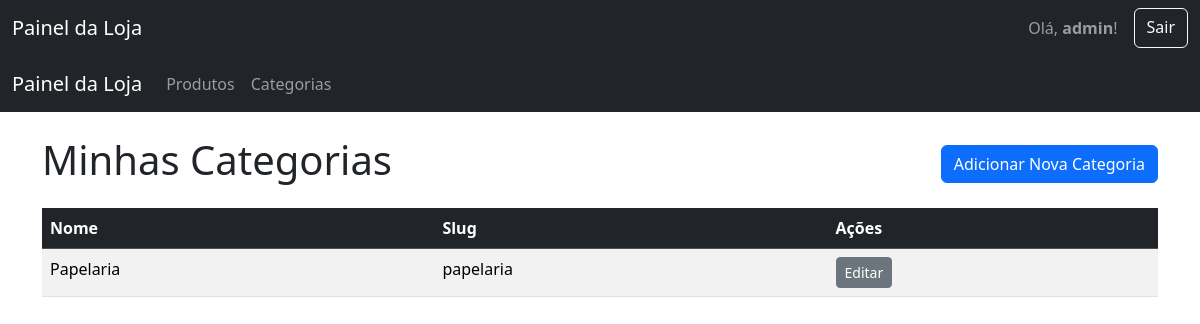
The page /painel/categorias/ (signed in) on the database as committed earlier.
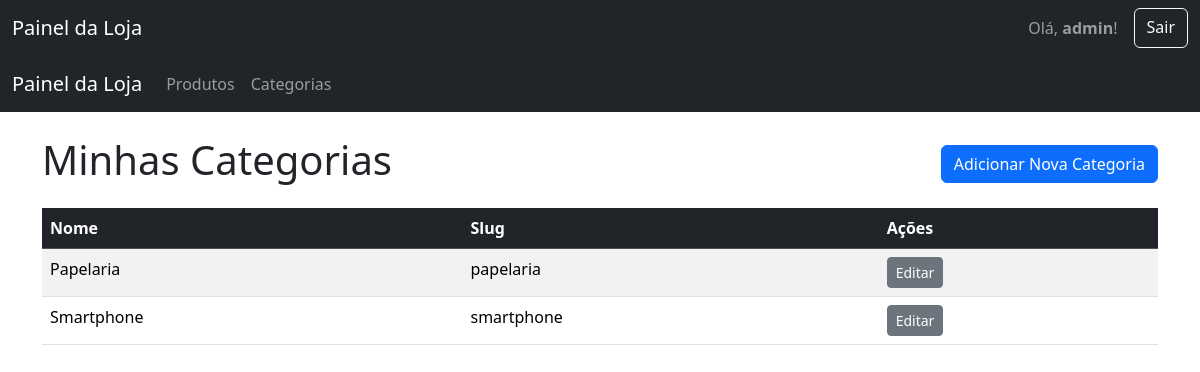
The same page on the database as committed later.
### shop/models.py (models this page shows, shortened)
class Category(models.Model):
    name = models.CharField(max_length=120)
    slug = models.SlugField(max_length=140, unique=True)
    featured = models.BooleanField(default=False)
    class Meta:
        verbose_name_plural = "Categories"

### shop/views.py (the view)
# urls.py: path('categorias/', views.lista_categorias_view, name='lista_categorias'),
@login_required
def lista_categorias_view(request):
    categorias = Category.objects.all().order_by('name')
    return render(request, 'shop/painel/lista_categorias.html', {'categories': categorias})

### shop/templates/shop/painel/lista_categorias.html (shortened to what this page needs)
{% extends 'shop/painel/base_painel.html' %}
{% block content %}
    <div class="d-flex justify-content-between align-items-center mb-3">
        <h1>Minhas Categorias</h1>
        <a href="{% url 'painel:criar_categoria' %}" class="btn btn-primary">Adicionar Nova Categoria</a>
    </div>
    <table class="table table-striped table-hover">
        <thead class="table-dark">
            <tr>
                <th>Nome</th>
                <th>Slug</th>
                <th>Ações</th>
            </tr>
        </thead>
        <tbody>
            {% for category in categories %}
                <tr>
                    <td>{{ category.name }}</td>
                    <td>{{ category.slug }}</td>
                    <td>
                        <a href="{% url 'painel:editar_categoria' category.pk %}" class="btn btn-sm btn-secondary">Editar</a>
                    </td>
                </tr>
            {% empty %}
                <tr>
                    <td colspan="3" class="text-center">Nenhuma categoria cadastrada ainda.</td>
                </tr>
            {% endfor %}
        </tbody>
    </table>
{% endblock %}

Rows that differ between the two databases and show on the page:
added Category: name "Smartphone", slug "smartphone"
